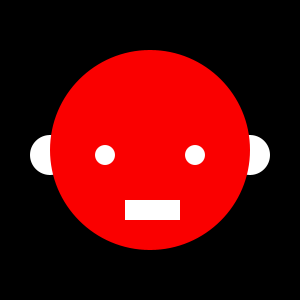
Frame 1 (no input)
Frame 60 (the mouse pressed at the canvas centre just before this capture): identical to frame 1, image omitted
Frame 120 (the mouse held since frame 60 and released just before this capture): identical to frame 1, image omitted

The Processing sketch that drew this single still picture (run headless with seeded random() and noise(); from frame 60 on, the mouse is pressed at the canvas centre):

// Processing sketch: processing_146781
// ── processing_146781.pde

boolean flipFlop = false;
int diam;
int eyeballs;
int eyeball;
int word;
int open;

void setup (){
size(300,300);

}
void draw(){
  background(0,0,0);
  
  if(flipFlop == false){
    diam = 40;
    eyeballs = 20;
    eyeball= 20;
    word = 120;
    open = 20;
  }else{
    diam = 90;
    eyeballs = 80;
    eyeball = 50;
    word = 80;
    open = 90;
  }
  
translate(150,150);
noStroke();
ellipse(-100,5,diam,diam);
ellipse(100,5,diam,diam);
fill(250,0,0);
ellipse(0,0,200,200);
fill(255,255,255);
fill(0,0,0);
fill(255,255,255);
fill(0);
fill(255);
rect(-25, 50, 55,open);



 

 
 
 
 
ellipse(-45,5,eyeball,eyeball);
ellipse(45,5,eyeballs,eyeballs);
int value = 0;

}

void keyPressed() {
  flipFlop =! flipFlop;
  
}
